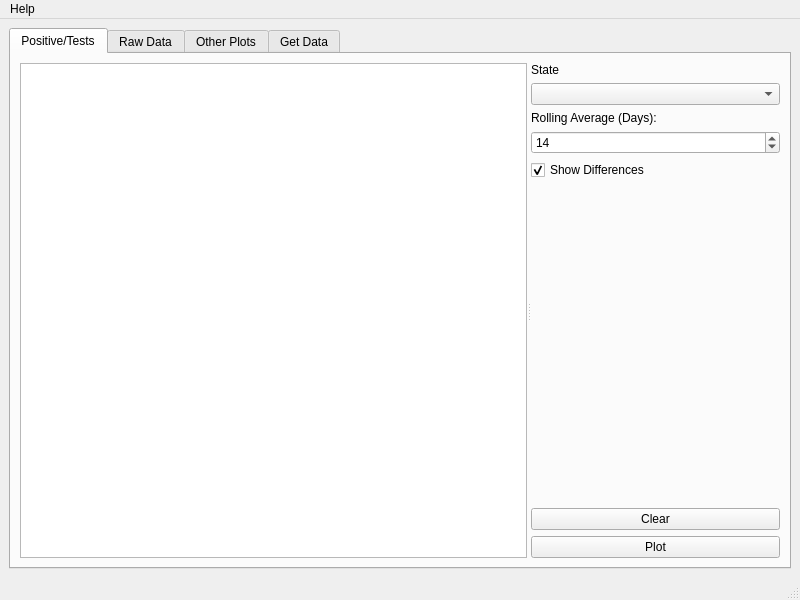
<?xml version="1.0" encoding="UTF-8"?>
<ui version="4.0">
 <class>MainWindow</class>
 <widget class="QMainWindow" name="MainWindow">
  <property name="geometry">
   <rect>
    <x>0</x>
    <y>0</y>
    <width>800</width>
    <height>600</height>
   </rect>
  </property>
  <property name="windowTitle">
   <string>MainWindow</string>
  </property>
  <widget class="QWidget" name="centralwidget">
   <layout class="QHBoxLayout" name="horizontalLayout">
    <item>
     <widget class="QTabWidget" name="tabWidget">
      <property name="currentIndex">
       <number>0</number>
      </property>
      <widget class="QWidget" name="tab">
       <attribute name="title">
        <string>Positive/Tests</string>
       </attribute>
       <layout class="QVBoxLayout" name="verticalLayout_3">
        <item>
         <widget class="QSplitter" name="splitter">
          <property name="orientation">
           <enum>Qt::Horizontal</enum>
          </property>
          <widget class="QChartView" name="graphicsViewPositiveTestsPlots"/>
          <widget class="QWidget" name="layoutWidget">
           <layout class="QVBoxLayout" name="verticalLayout_2">
            <item>
             <widget class="QLabel" name="label">
              <property name="text">
               <string>State</string>
              </property>
             </widget>
            </item>
            <item>
             <widget class="QComboBox" name="comboBoxStates"/>
            </item>
            <item>
             <widget class="QLabel" name="label_2">
              <property name="text">
               <string>Rolling Average (Days):</string>
              </property>
             </widget>
            </item>
            <item>
             <widget class="QSpinBox" name="spinBoxRollingAverage">
              <property name="maximum">
               <number>28</number>
              </property>
              <property name="value">
               <number>14</number>
              </property>
             </widget>
            </item>
            <item>
             <widget class="QCheckBox" name="checkBox">
              <property name="text">
               <string>Show Differences</string>
              </property>
              <property name="checked">
               <bool>true</bool>
              </property>
             </widget>
            </item>
            <item>
             <spacer name="verticalSpacer">
              <property name="orientation">
               <enum>Qt::Vertical</enum>
              </property>
              <property name="sizeHint" stdset="0">
               <size>
                <width>20</width>
                <height>40</height>
               </size>
              </property>
             </spacer>
            </item>
            <item>
             <widget class="QPushButton" name="pushButtonClear">
              <property name="text">
               <string>Clear</string>
              </property>
             </widget>
            </item>
            <item>
             <widget class="QPushButton" name="pushButtonPlot">
              <property name="text">
               <string>Plot</string>
              </property>
             </widget>
            </item>
           </layout>
          </widget>
         </widget>
        </item>
       </layout>
      </widget>
      <widget class="QWidget" name="tab_4">
       <attribute name="title">
        <string>Raw Data</string>
       </attribute>
       <layout class="QVBoxLayout" name="verticalLayout_4">
        <item>
         <widget class="QTableView" name="tableViewPlots"/>
        </item>
       </layout>
      </widget>
      <widget class="QWidget" name="tab_2">
       <attribute name="title">
        <string>Other Plots</string>
       </attribute>
      </widget>
      <widget class="QWidget" name="tab_3">
       <attribute name="title">
        <string>Get Data</string>
       </attribute>
       <layout class="QVBoxLayout" name="verticalLayout">
        <item>
         <widget class="QTableView" name="tableView"/>
        </item>
        <item>
         <layout class="QHBoxLayout" name="horizontalLayout_2">
          <item>
           <spacer name="horizontalSpacer">
            <property name="orientation">
             <enum>Qt::Horizontal</enum>
            </property>
            <property name="sizeHint" stdset="0">
             <size>
              <width>40</width>
              <height>20</height>
             </size>
            </property>
           </spacer>
          </item>
          <item>
           <widget class="QPushButton" name="pushButtonGetData">
            <property name="text">
             <string>Get Data</string>
            </property>
           </widget>
          </item>
         </layout>
        </item>
       </layout>
      </widget>
     </widget>
    </item>
   </layout>
  </widget>
  <widget class="QMenuBar" name="menubar">
   <property name="geometry">
    <rect>
     <x>0</x>
     <y>0</y>
     <width>800</width>
     <height>22</height>
    </rect>
   </property>
   <widget class="QMenu" name="menuHelp">
    <property name="title">
     <string>Help</string>
    </property>
    <addaction name="actionDB_Setup"/>
   </widget>
   <addaction name="menuHelp"/>
  </widget>
  <widget class="QStatusBar" name="statusbar"/>
  <action name="actionDB_Setup">
   <property name="text">
    <string>DB Setup</string>
   </property>
  </action>
 </widget>
 <customwidgets>
  <customwidget>
   <class>QChartView</class>
   <extends>QGraphicsView</extends>
   <header>QtCharts</header>
  </customwidget>
 </customwidgets>
 <resources/>
 <connections/>
</ui>
